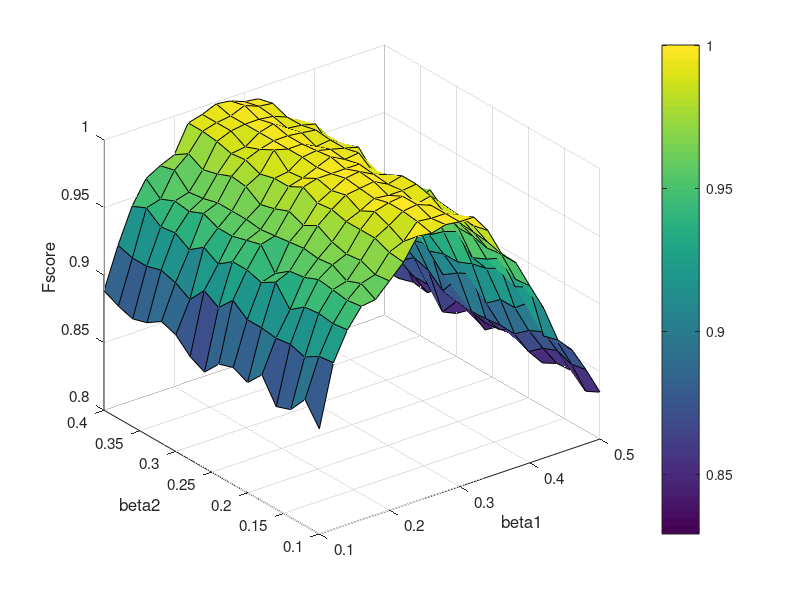
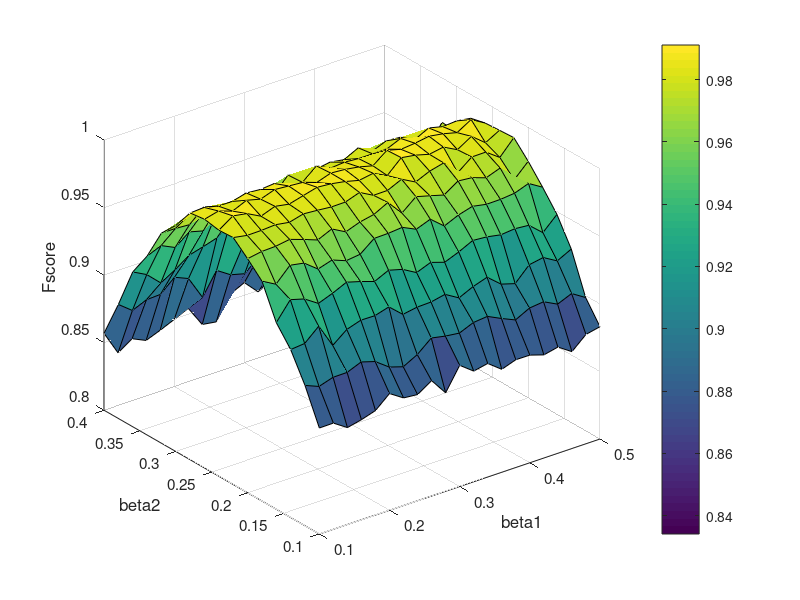
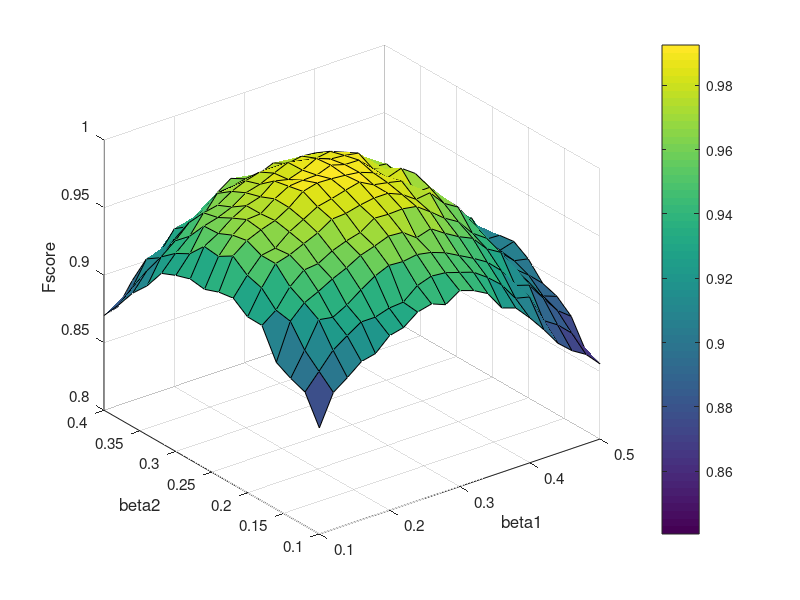

These figures' MATLAB source, in order:
clc;clear all
close all

load('HyperParam.mat')


figure(1);clf;

h = surf( beta1, beta2, Result_fp');
zlabel('Fscore')
xlabel('beta1')
ylabel('beta2')
colorbar

figure(2);clf;h = surf(beta1, beta2, Result_fq');
zlabel('Fscore')
xlabel('beta1')
ylabel('beta2')
colorbar

figure(3);clf;h = surf(beta1, beta2, Result_f');
zlabel('Fscore')
xlabel('beta1')
ylabel('beta2')
colorbar


for i =1:3
    figure(i);set(gca,'FontSize',11);
end
%%
% % zlabel('F-score', 'Interpreter','latex')
% % xlabel('$\beta_1$', 'Interpreter','latex');
% % ylabel('$\beta_2$', 'Interpreter','latex');
% % xticks(beta1)
% % xticklabels(beta1)
% % yticklabels(beta2)
% colorbar
% % h.XData = beta1;
% % h.YData = beta2;
% % figure(1);set(gca,'FontSize',12);
% 
% 
% figure(2);clf;h = surf(beta2, beta1, Result_fq);
% 
% zlabel('Fscore')
% xlabel('beta1')
% ylabel('beta2')
% % zlabel('F-score', 'Interpreter','latex')
% % xlabel('$\beta_1$', 'Interpreter','latex');
% % ylabel('$\beta_2$', 'Interpreter','latex');
% % zlabel('Fscore')
% % xlabel('beta1');
% % ylabel('beta2');
% % zlabel('F score')
% % xlabel('\beta_1')
% % ylabel('\beta_2')
% % xticklabels(beta1)
% % yticklabels(beta2)
% colorbar
% % figure(2);set(gca,'FontSize',12);
% 
% 
% figure(3);clf;h = surf(beta2, beta1, Result_f);
% zlabel('Fscore')
% xlabel('beta1')
% ylabel('beta2')
% 
% % zlabel('F-score', 'Interpreter','latex')
% % xlabel('$\beta_1$', 'Interpreter','latex');
% % ylabel('$\beta_2$', 'Interpreter','latex');
% % figure(3);set(gca,'FontSize',12);
% 
% % zlabel('F-score')
% % xlabel('\beta_1')
% % ylabel('\beta_2')
% 
% % xticklabels(beta1)
% % yticklabels(beta2)
% colorbar
% 
% figure(4);clf;imagesc(beta1, beta2, Result_fp);xlabel('\beta_1');ylabel('\beta_2'); colorbar
% figure(5);clf;imagesc(beta1, beta2,Result_fq);xlabel('\beta_1');ylabel('\beta_2'); colorbar
% figure(6);clf;imagesc(beta1, beta2,Result_f);xlabel('\beta_1');ylabel('\beta_2'); colorbar
% 
% % figure(1);set(gca,'FontSize',12);
% % figure(2);set(gca,'FontSize',12);
% % figure(3);set(gca,'FontSize',12);
% % figure(1);set(gca,'FontSize',12);
% 
% for i =1:6
%     figure(i);set(gca,'FontSize',12);
% end
% 
% figure(1);print('-depsc', 'PGL_HyperParam_Surf_Lp.eps');
% figure(2);print('-depsc', 'PGL_HyperParam_Surf_Lq.eps');
% figure(3);print('-depsc', 'PGL_HyperParam_Surf_Ln.eps');
% 
% 
% figure(4);print('-depsc', 'PGL_HyperParam_ImSc_Lp.eps');
% figure(5);print('-depsc', 'PGL_HyperParam_ImSc_Lq.eps');
% figure(6);print('-depsc', 'PGL_HyperParam_ImSc_Ln.eps');